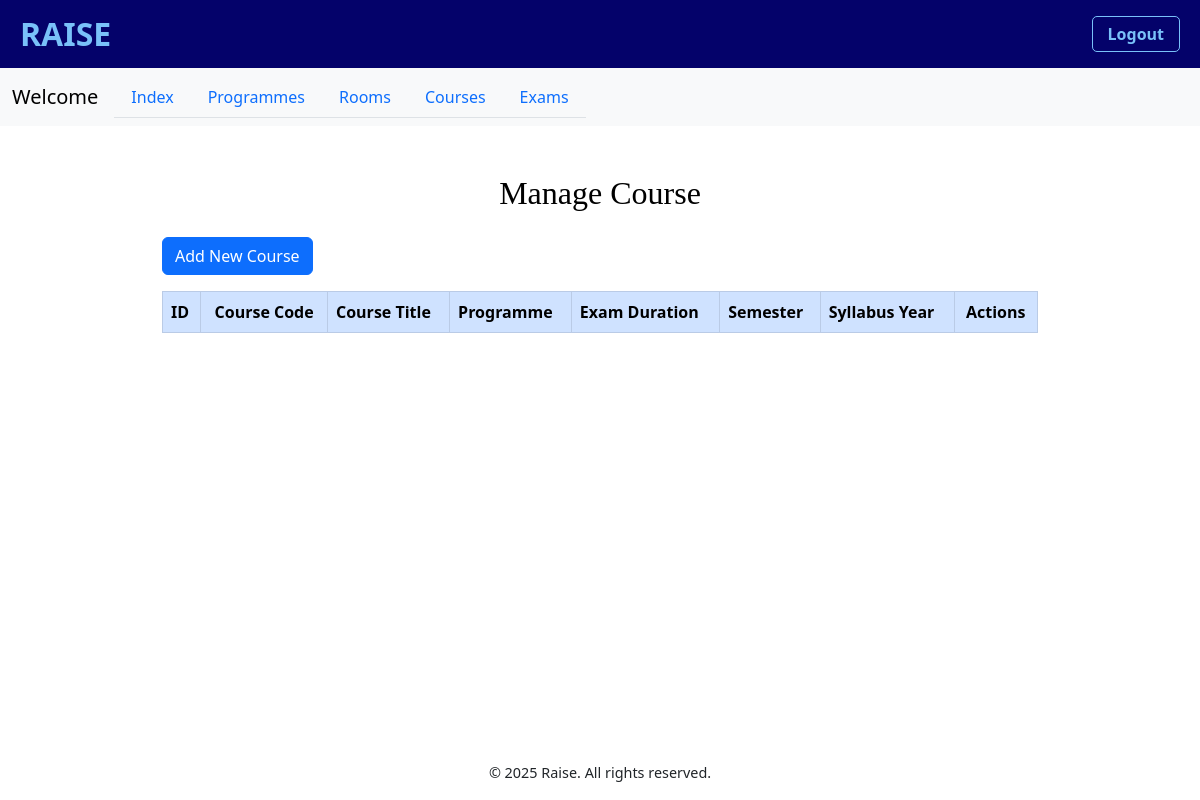
Page /course_list/ on the earlier database version.
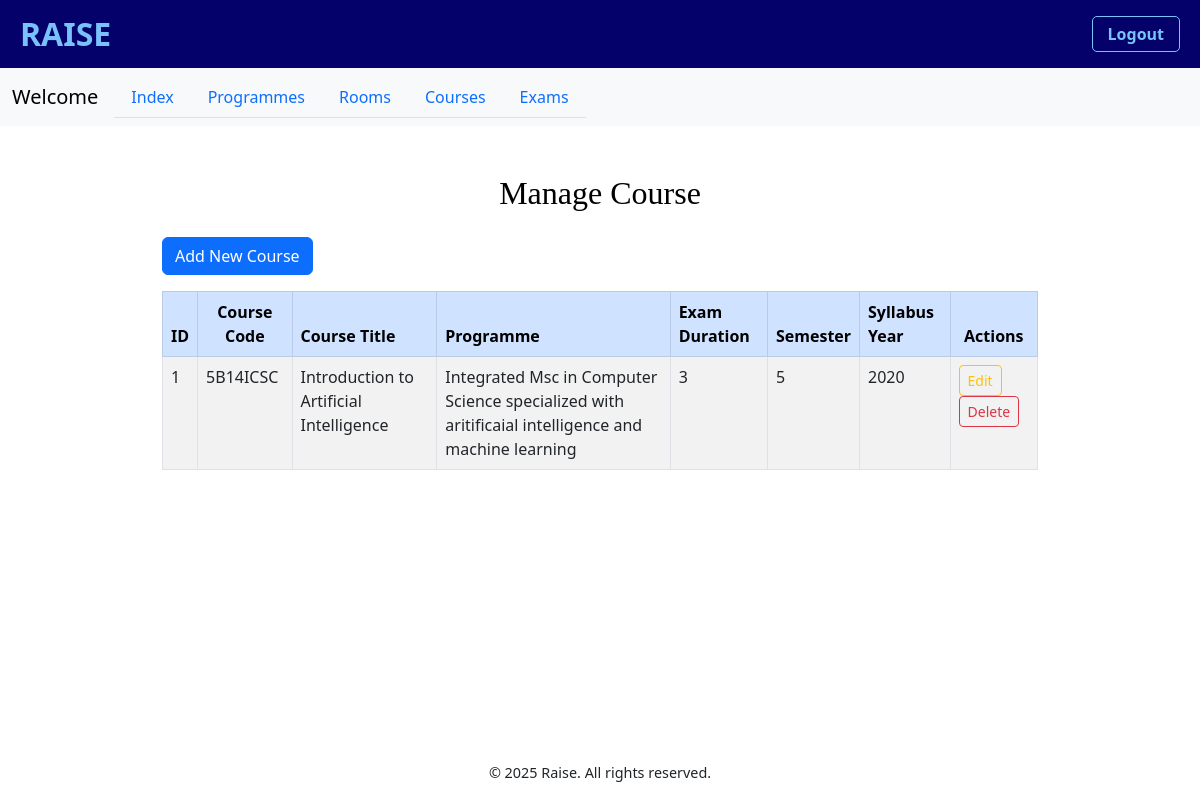
Same page on the later database version.
### exam/models.py (models this page shows, shortened)
class Course(models.Model):
    course_id = models.AutoField(primary_key=True)
    course_code = models.CharField(max_length=50)
    course_title = models.CharField(max_length=150)
    pgm = models.ForeignKey(Programme, on_delete=models.CASCADE)
    exam_duration = models.IntegerField()
    sem = models.IntegerField()
    syllabus_year = models.IntegerField()

class Programme(models.Model):
    LEVEL_CHOICES = [
        ('UG', 'Undergraduate'),
        ('PG', 'Postgraduate'),
        ('FYUG','Four year UG'),
        ('IPG','Integrated PG'),
    ]
    programme_name = models.CharField(max_length=255)
    dept = models.ForeignKey(Department, on_delete=models.CASCADE)
    level = models.CharField(max_length=20, choices=LEVEL_CHOICES)
    duration = models.IntegerField()
    def __str__(self):
        return self.programme_name

### exam/views.py (the view)
# urls.py: path('course_list/', views.course_list, name='course_list'),
def course_list(request):
    course = Course.objects.all()
    return render(request, 'course_list.html', {'course': course})

### templates/course_list.html (shortened to what this page needs)
{% extends 'base.html' %}
{% block content %}
<div class="container mt-5" style="max-width: 900px;">
    <h2 class="text-center mb-4 " style="font-family: 'Poppins', Georgia, 'Times New Roman', Times, serif; color: #000000; font-size: 2rem;">Manage Course</h2>
    <div class="d-flex justify-content-between mb-3">
        <a href="{% url 'add_course' %}" class="btn btn-primary">Add New Course</a>
    </div>
        <table class="table table-striped table-hover table-bordered">
            <thead class="table-primary">
            <tr>
                <th scope="col">ID</th>
                <th scope="col"style="text-align:center;">Course Code</th>
                <th scope="col">Course Title</th>
                <th scope="col">Programme</th>
                <th scope="col">Exam Duration</th>
                <th scope="col">Semester</th>
                <th scope="col">Syllabus Year</th>
                <th scope="col" style="text-align: center;">Actions</th>
            </tr>
        </thead>
    <tbody>
        {% for course in course %}
        <tr>
            <td>{{ course.course_id }}</td>
            <td>{{ course.course_code }}</td>
            <td>{{ course.course_title }}</td>
            <td>{{ course.pgm }}</td>
            <td>{{ course.exam_duration }}</td>
            <td>{{ course.sem }}</td>
            <td>{{ course.syllabus_year }}</td>
            <td>
                <a href="{% url 'edit_course' course.pk %}" class="btn btn-sm btn-outline-warning me-1">Edit</a>
                <a href="{% url 'delete_course' course.pk %}" class="btn btn-sm btn-outline-danger">Delete</a>
            </td>
        </tr>
        {% endfor %}
    </tbody>
</table>
{% endblock %}

Differences in the rows shown:
added Course: course_id "1", course_code "5B14ICSC", course_title "Introduction to Artificial Intelligence", pgm "Integrated Msc in Computer Science specialized with aritificaial intelligence and machine learning", exam_duration "3", sem "5", syllabus_year "2020"
